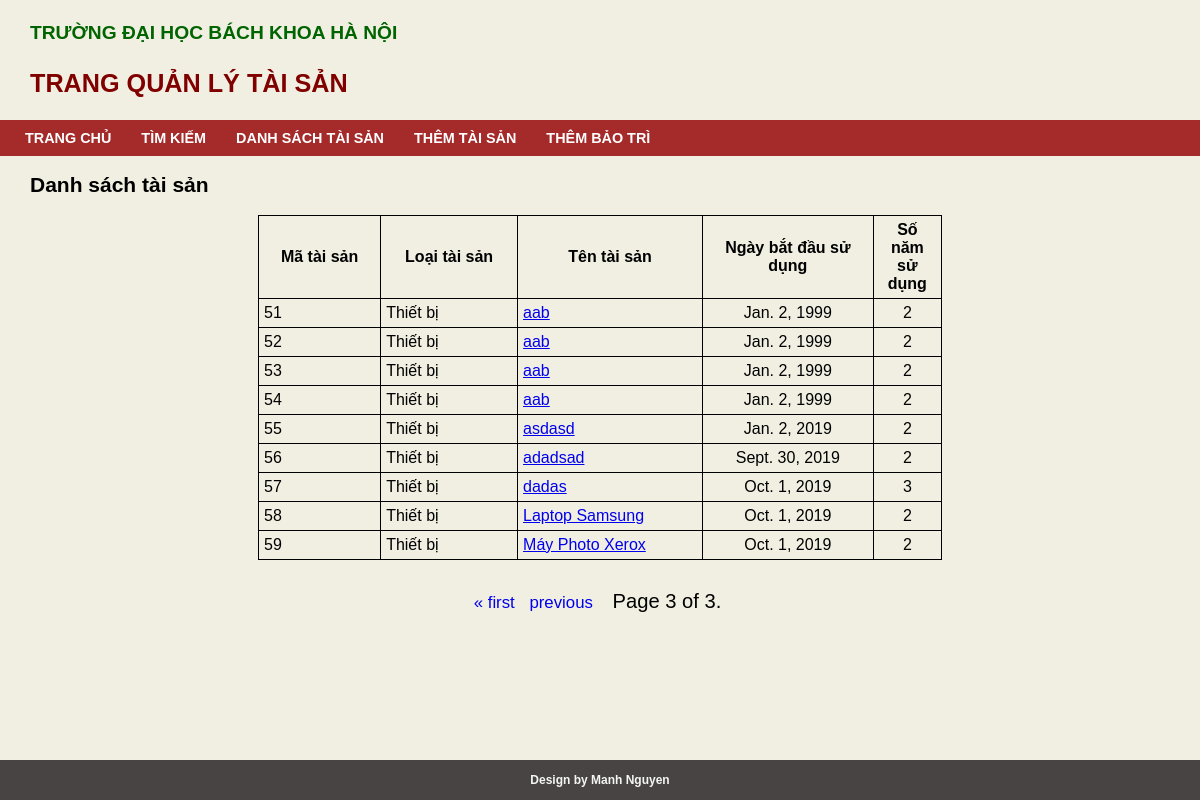
Page /assets/3 on the earlier database version.
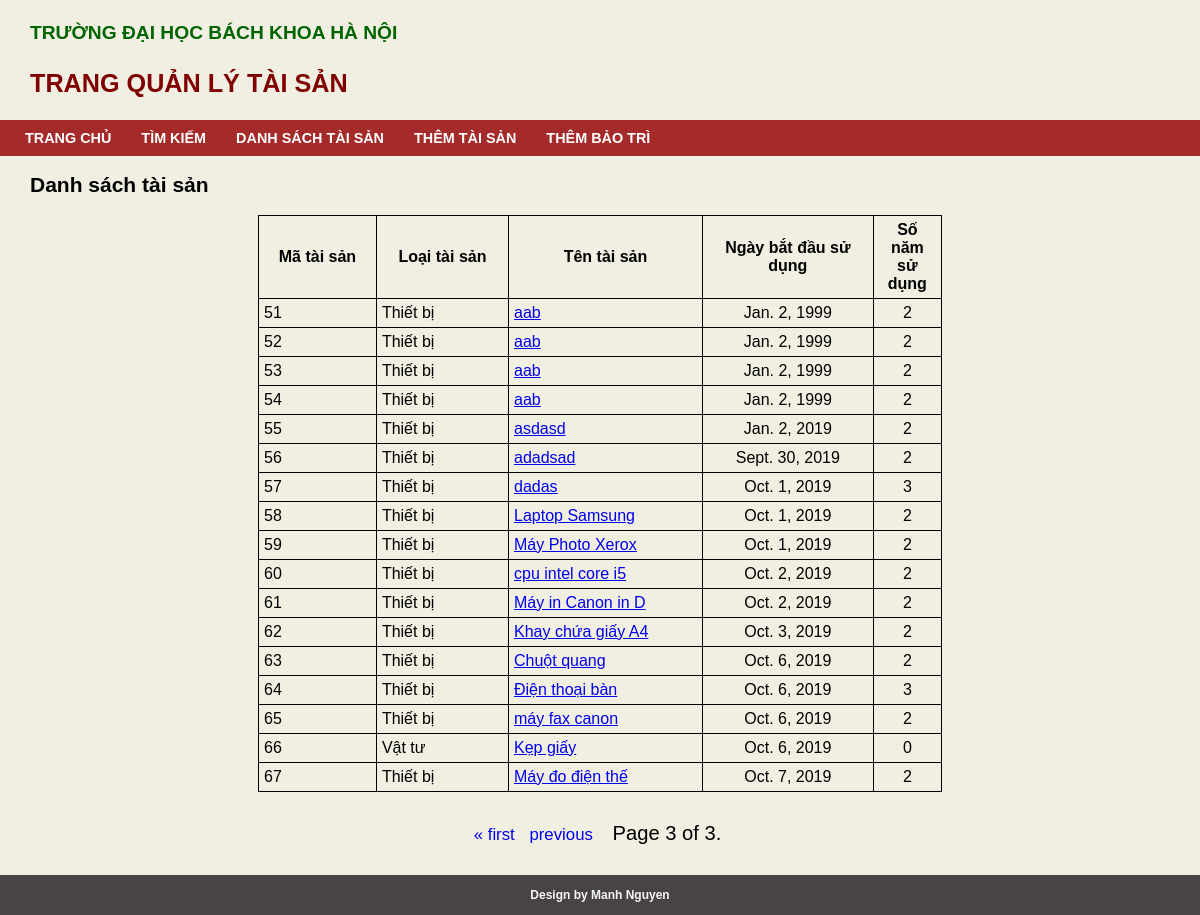
Same page on the later database version.
### quanlitaisan/models.py (models this page shows, shortened)
class TaiSan(models.Model):
  LOAI_TAI_SAN = [
    ('VT', 'Vật tư'),
    ('TB', 'Thiết bị')
  ]
  loai_tai_san       = models.CharField('loại tài sản', max_length = 2, choices = LOAI_TAI_SAN)
  ten_tai_san        = models.CharField('tên tài sản', max_length = 20)
  ngay_su_dung       = models.DateField('ngày bắt đầu sử dụng')
  thoi_han_bao_hanh  = models.PositiveIntegerField('số năm bảo hành')
  thoi_gian_sd       = models.PositiveIntegerField('số năm sử dụng')
  tai_san_cha        = models.ForeignKey('self', on_delete = models.SET_NULL, null = True, blank = True,verbose_name = 'Thiết bị chứa')

### quanlitaisan/views.py (the view)
# urls.py: path('assets/<int:page>', views.assets_list, name = 'assets_list')
def assets_list(request, page):
  assets_all = TaiSan.objects.all()
  paginator = Paginator(assets_all, 25)
  title = 'Danh sách tài sản'
  assets = paginator.get_page(page)
  return render(request, 'quanlitaisan/assets_list.html',{'assets': assets, 'title': title})

### quanlitaisan/templates/quanlitaisan/assets_list.html (shortened to what this page needs)
{% extends "quanlitaisan/base.html" %}
{% block extra_css %}
  {% load static %}
  <link rel="stylesheet" href="{% static 'quanlitaisan/css/result.css' %}">
{% endblock %}
{% block content %}
  <h1>Danh sách tài sản</h1>
  <div>
    <table>
      <tr>
        <th>Mã tài sản</th>
        <th>Loại tài sản</th>
        <th>Tên tài sản</th>
        <th>Ngày bắt đầu sử dụng</th>
        <th>Số năm sử dụng</th>
      </tr>
      {% for item in assets %}
        <tr>
          <td>{{ item.id }}</td>
          <td> {{ item.get_loai_tai_san_display }} </td>
          <td><a href="{% url 'quanlitaisan:details' item.id %}"> {{ item.ten_tai_san }}</a></td>
          <td class="start_date">{{ item.ngay_su_dung }}</td>
          <td class="year">{{ item.thoi_gian_sd  }}</td>
        </tr>
      {% endfor %}
    </table>
    <div class="pagination">
        <span class="step-links">
            {% if assets.has_previous %}
                <a href="1">&laquo; first</a>
                <a href="{{ assets.previous_page_number }}">previous</a>
            {% endif %}
        <span class="current">
                Page {{ assets.number }} of {{ assets.paginator.num_pages }}.
        </span>
        </span>
    </div>
  </div>
{% endblock %}

### quanlitaisan/templates/quanlitaisan/base.html (shortened to what this page needs)
<html lang="vi">
<head>
  {% load static %}
  <link rel="stylesheet" href="{% static 'quanlitaisan/css/root.css' %}">
  {% block extra_css %}
  {% endblock %}
</head>
<body>
  <div class="wrapper">
      <header class="page-header">
          <a href="/">
            <div>
              <p>Trường đại học bách khoa hà nội</p>
              <span>Trang Quản lý tài sản</span>
            </div>
          </a>
        </header>
        <nav>
            <a href="/">Trang chủ</a>
            <a href="/search">Tìm kiếm</a>
            <a href="/assets/1">Danh sách tài sản</a>
            <a href="/addItem">Thêm tài sản</a>
            <a href="/addMaintain">Thêm bảo trì</a>
        </nav>
      <section class="page-body">
          {% block content %}
          {% endblock content %}
      </section>
      <footer class="page-footer">
          Design by Manh Nguyen
      </footer>
  </div>
</body>
</html>

### quanlitaisan/static/quanlitaisan/css/root.css (style rules this page uses)
body { background-color: #F1EFE2; font-family: Arial, Helvetica, sans-serif; font-size: 14px; margin: 0px; }
.wrapper { min-height: 100vh ; display: flex; flex-direction: column; }
.page-header, .page-footer { flex-shrink: 0; }
.page-footer { background-color: #484444; height: 40px; color: whitesmoke; font-size: .75rem; font-weight: bold; display: flex; justify-content: center; align-items: center; }
.page-body { flex-grow: 1; }
header { height: 120px; color: whitesmoke; display: flex; flex-direction: row; align-items: center; justify-content: flex-start; font-size: 1.8em; }
header a { display: block; font-size: 1em; margin: 30px; text-transform: uppercase; }
header a { text-decoration: none; color: maroon; font-weight: bold; }
header a p { margin: 0px 0px 25px 0px; font-size: 1.2rem; color: darkgreen; }
nav { background-color:brown; display: flex; justify-content: flex-start; align-items: center; text-transform: uppercase; color: white; padding: 10px; }
nav a { text-decoration: none; color: white; margin: 0 15px; font-size: 0.9rem; font-weight: bold; }
section { margin: 0 30px; }
.pagination { width: 90%; margin: 15px auto; padding: 15px; text-align: center; }
.pagination span { margin: 10px; text-decoration: none; font-size: 1.2em; }
.pagination a { text-decoration: none; margin: 0px 5px; }

### quanlitaisan/static/quanlitaisan/css/result.css (style rules this page uses)
table { border-collapse: collapse; width: 60%; margin: auto; }
table, th, td { border: 1px solid black; }
td, th { padding: 5px; text-align: left; }
th { text-align: center; }
.year, .start_date { text-align: center; }
.year { width: 10%; }
.start_date { width: 25%; }

Differences in the rows shown:
added TaiSan: id "60", loai_tai_san "Thiết bị", ten_tai_san "cpu intel core i5", ngay_su_dung "Oct. 2, 2019", thoi_gian_sd "2"
added TaiSan: id "61", loai_tai_san "Thiết bị", ten_tai_san "Máy in Canon in D", ngay_su_dung "Oct. 2, 2019", thoi_gian_sd "2"
added TaiSan: id "62", loai_tai_san "Thiết bị", ten_tai_san "Khay chứa giấy A4", ngay_su_dung "Oct. 3, 2019", thoi_gian_sd "2"
added TaiSan: id "63", loai_tai_san "Thiết bị", ten_tai_san "Chuột quang", ngay_su_dung "Oct. 6, 2019", thoi_gian_sd "2"
added TaiSan: id "64", loai_tai_san "Thiết bị", ten_tai_san "Điện thoại bàn", ngay_su_dung "Oct. 6, 2019", thoi_gian_sd "3"
added TaiSan: id "65", loai_tai_san "Thiết bị", ten_tai_san "máy fax canon", ngay_su_dung "Oct. 6, 2019", thoi_gian_sd "2"
added TaiSan: id "66", loai_tai_san "Vật tư", ten_tai_san "Kẹp giấy", ngay_su_dung "Oct. 6, 2019", thoi_gian_sd "0"
added TaiSan: id "67", loai_tai_san "Thiết bị", ten_tai_san "Máy đo điện thế", ngay_su_dung "Oct. 7, 2019", thoi_gian_sd "2"
